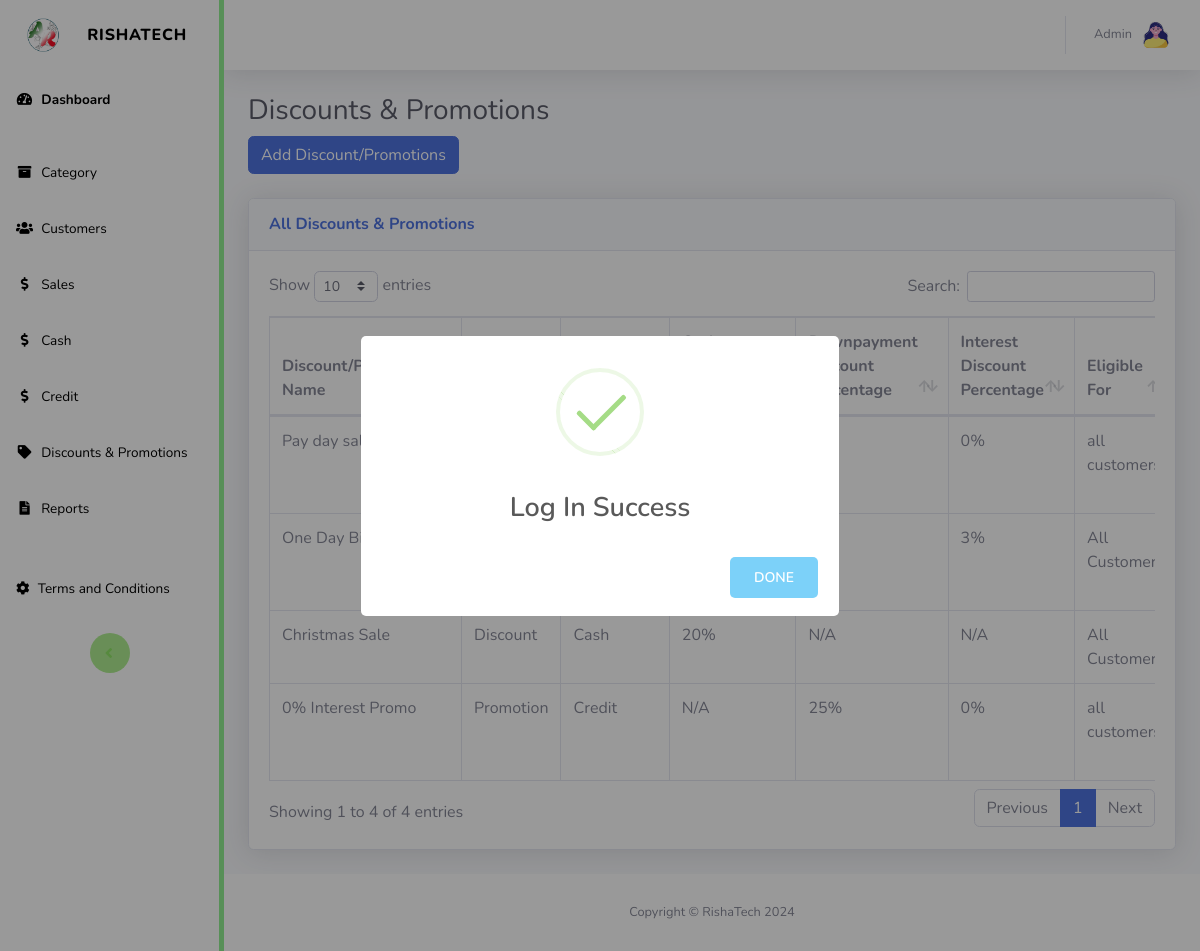
The app's page /admin/route.php?route=discount_promotions (signed in) with its own data.
### tables this page shows
CREATE TABLE `discount_promotion` (
  `id` int(11) NOT NULL,
  `admin_id` int(11) NOT NULL,
  `name` varchar(500) NOT NULL,
  `type_of_discount` varchar(500) NOT NULL,
  `payment_type` enum('Cash','Credit','Both','') NOT NULL DEFAULT 'Both',
  `cash_discount_percentage` double DEFAULT NULL,
  `downpayment_percentage` varchar(500) DEFAULT NULL,
  `interest_percentage` varchar(500) DEFAULT NULL,
  `eligible` varchar(500) NOT NULL,
  `start_date` date NOT NULL,
  `end_date` date NOT NULL,
  `terms` varchar(500) NOT NULL
);

### db_connection/config.php (called while the page is built, shortened)
<?php
class Database {
  private $servername = "localhost";
  private $username = "root";
  private $password = "";
  private $database = "rishatech_db";
  private $conn;
  public function __construct() {
      try {
          $this->conn = new PDO("mysql:host=$this->servername;dbname=$this->database", $this->username, $this->password);
          $this->conn->setAttribute(PDO::ATTR_ERRMODE, PDO::ERRMODE_EXCEPTION);
          $this->conn->setAttribute(PDO::ATTR_DEFAULT_FETCH_MODE, PDO::FETCH_ASSOC);
      } catch(PDOException $e) {
      }
  }
  public function getConnection() {
      return $this->conn;
  }
public function selectAllDiscountsPromotions(){
    $connection = $this->getConnection();
    $stmt = $connection->prepare("SELECT * FROM discount_promotion");
    $stmt->execute();
    $result = $stmt->fetchAll(PDO::FETCH_ASSOC);
    return $result;
}
}
?>

### admin/discount_promotions.php (the view, shortened to what this page needs)
<!DOCTYPE html>
<html lang="en">
<?php
require_once 'templates/admin_header.php';
?>
<link href="vendor/datatables/dataTables.bootstrap4.min.css" rel="stylesheet">
<body id="page-top">
    <div id="wrapper">
        <?php
        require_once 'templates/admin_sidebar.php';
        ?>
        <div id="content-wrapper" class="d-flex flex-column">
            <div id="content">
                <?php
                require_once 'templates/admin_topbar.php';
                ?>
                <div class="container-fluid">
                    <h1 class="h3 mb-2 text-gray-800">Discounts & Promotions</h1>
                    <button type="button" class="btn btn-primary" data-toggle="modal" data-target="#AddDiscountPromotion">
                      Add Discount/Promotions
                    </button>
                    <br><br>
                    <div class="card shadow mb-4">
                        <div class="card-header py-3">
                            <h6 class="m-0 font-weight-bold text-primary">All Discounts & Promotions</h6>
                        </div>
                        <div class="card-body">
                            <div class="table-responsive">
                                <table class="table table-bordered" id="dataTable" width="100%" cellspacing="0">
                                    <thead>
                                        <tr>
                                            <th>Discount/Promotion Name</th>
                                            <th>Type</th>
                                            <th>Payment Type</th>
                                            <th>Cash Discount Percentage</th>
                                            <th>Downpayment Discount Percentage</th>
                                            <th>Interest Discount Percentage</th>
                                            <th>Eligible For</th>
                                        </tr>
                                    </thead>
                                    <tbody>
                                        <?php
                                        $selectAllDiscountsPromotions = $db->selectAllDiscountsPromotions();
                                        foreach ($selectAllDiscountsPromotions as $key) {
                                        ?>
                                            <tr>
                                                <td><?=$key['name']?></td>
                                                <td><?=$key['type_of_discount']?></td>
                                                <td><?=$key['payment_type'] == 'Both' ? 'Cash & Credit' : $key['payment_type']?></td>
                                                <td><?php echo $key['cash_discount_percentage'] != null ? htmlspecialchars($key['cash_discount_percentage'] * 100) . '%' : 'N/A'; ?></td>
                                                <td><?php echo $key['downpayment_percentage'] != null ? htmlspecialchars($key['downpayment_percentage'] * 100) . '%' : 'N/A'; ?></td>
                                                <td><?php echo $key['interest_percentage'] != null ? htmlspecialchars($key['interest_percentage'] * 100) . '%' : 'N/A'; ?></td>
                                                <td><?=$key['eligible']?></td>
                                            </tr>
                                        <?php
                                        }
                                        ?>
                                    </tbody>
                                </table>
                            </div>
                        </div>
                    </div>
                </div>
            </div>
            <?php
            require_once 'templates/admin_footer.php';
            ?>
        </div>
    </div>
</body>
</html>

### records on screen
discount_promotion: name "Pay day sale", $key['interest_percentage']*100 "0", eligible "all…"
discount_promotion: name "0% Interest Promo", type_of_discount "Promotion", payment_type "Credit", shows "N/A", $key['downpayment_percentage']*100 "25", $key['interest_percentage']*100 "0", eligible "all…"
discount_promotion: name "One Day…", $key['interest_percentage']*100 "3", eligible "All…"
discount_promotion: name "Christmas Sale", type_of_discount "Discount", payment_type "Cash", $key['cash_discount_percentage']*100 "20", shows "N/A", eligible "All…"
